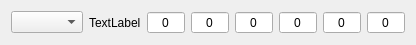
<?xml version="1.0" encoding="UTF-8"?>
<ui version="4.0">
 <class>raw_io_work_meta_data_selector</class>
 <widget class="QWidget" name="raw_io_work_meta_data_selector">
  <property name="geometry">
   <rect>
    <x>0</x>
    <y>0</y>
    <width>381</width>
    <height>33</height>
   </rect>
  </property>
  <property name="windowTitle">
   <string>Form</string>
  </property>
  <layout class="QHBoxLayout" name="horizontalLayout">
   <item>
    <widget class="QComboBox" name="action"/>
   </item>
   <item>
    <widget class="big_number_label" name="progress_id">
     <property name="text">
      <string>TextLabel</string>
     </property>
    </widget>
   </item>
   <item>
    <widget class="QSpinBox" name="roi">
     <property name="alignment">
      <set>Qt::AlignCenter</set>
     </property>
     <property name="readOnly">
      <bool>true</bool>
     </property>
     <property name="buttonSymbols">
      <enum>QAbstractSpinBox::NoButtons</enum>
     </property>
     <property name="maximum">
      <number>9999</number>
     </property>
    </widget>
   </item>
   <item>
    <widget class="QSpinBox" name="time">
     <property name="alignment">
      <set>Qt::AlignCenter</set>
     </property>
     <property name="readOnly">
      <bool>true</bool>
     </property>
     <property name="buttonSymbols">
      <enum>QAbstractSpinBox::NoButtons</enum>
     </property>
     <property name="maximum">
      <number>9999</number>
     </property>
    </widget>
   </item>
   <item>
    <widget class="QSpinBox" name="repeat">
     <property name="alignment">
      <set>Qt::AlignCenter</set>
     </property>
     <property name="readOnly">
      <bool>true</bool>
     </property>
     <property name="buttonSymbols">
      <enum>QAbstractSpinBox::NoButtons</enum>
     </property>
     <property name="maximum">
      <number>9999</number>
     </property>
    </widget>
   </item>
   <item>
    <widget class="QSpinBox" name="row">
     <property name="alignment">
      <set>Qt::AlignCenter</set>
     </property>
     <property name="readOnly">
      <bool>true</bool>
     </property>
     <property name="buttonSymbols">
      <enum>QAbstractSpinBox::NoButtons</enum>
     </property>
     <property name="maximum">
      <number>9999</number>
     </property>
    </widget>
   </item>
   <item>
    <widget class="QSpinBox" name="column">
     <property name="alignment">
      <set>Qt::AlignCenter</set>
     </property>
     <property name="readOnly">
      <bool>true</bool>
     </property>
     <property name="buttonSymbols">
      <enum>QAbstractSpinBox::NoButtons</enum>
     </property>
     <property name="maximum">
      <number>9999</number>
     </property>
    </widget>
   </item>
   <item>
    <widget class="QSpinBox" name="page">
     <property name="alignment">
      <set>Qt::AlignCenter</set>
     </property>
     <property name="readOnly">
      <bool>true</bool>
     </property>
     <property name="buttonSymbols">
      <enum>QAbstractSpinBox::NoButtons</enum>
     </property>
     <property name="maximum">
      <number>9999</number>
     </property>
    </widget>
   </item>
  </layout>
 </widget>
 <customwidgets>
  <customwidget>
   <class>big_number_label</class>
   <extends>QLabel</extends>
   <header>big_number_label.h</header>
  </customwidget>
 </customwidgets>
 <resources/>
 <connections/>
</ui>
